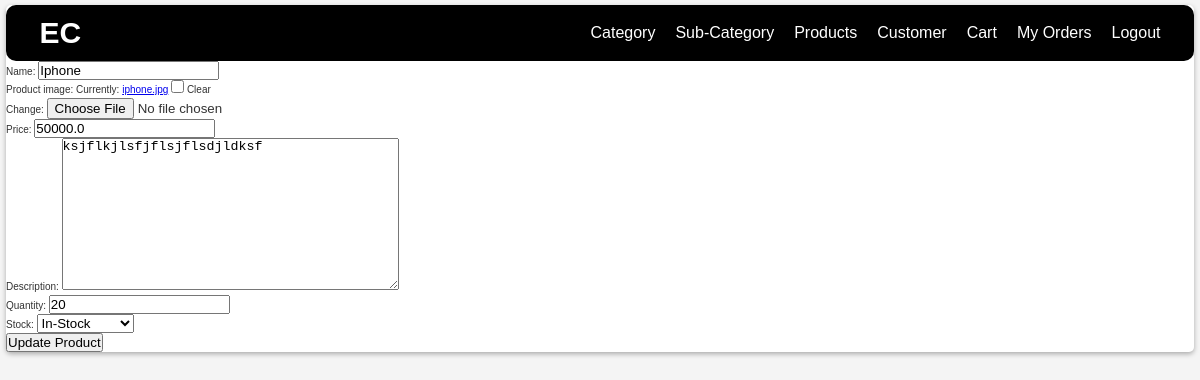
/edit-product/1/ (signed in), run on the app's committed database.
### base/models.py (models this page shows, shortened)
class Product(models.Model):
    STATUS_CHOICES = [
        ('In-Stock', 'In-Stock'),
        ('Out-of-Stock', 'Out-of-Stock'),
    ]
    category = models.ForeignKey(SubCategory, on_delete=models.CASCADE)
    product_id = models.CharField(max_length=10, unique=True, editable=False)
    name = models.CharField(max_length=30)
    product_image = models.ImageField(null=True, blank=True)
    price = models.FloatField()
    description = models.TextField(null=True)
    quantity = models.CharField(max_length=10, null=True, blank=True)
    stock = models.CharField(max_length=20, choices=STATUS_CHOICES, default="In-Stock")
    created_at = models.DateTimeField(auto_now_add=True)
    updated_at = models.DateTimeField(auto_now=True)
    deleted_at = models.DateTimeField(null=True, blank=True)

### base/views.py (the view)
# urls.py: path("edit-product/<int:pk>/", views.editProduct, name="edit-product"),
@superuser_required
def editProduct(request, pk):
    product = Product.objects.get(id=pk)
    form = ProductForm(instance=product)
    if request.method == "POST":
        form = ProductForm(request.POST, request.FILES, instance=product)
        if form.is_valid():
            form.save()
            return redirect("category")
    context = {"form": form, "product": product}
    return render(request, "base/product/edit_product.html", context)

### base/forms.py
class ProductForm(ModelForm):
    class Meta:
        model = Product
        fields = ["name", "product_image", "price", "description", "quantity", "stock"]

### base/utils.py (called while the page is built)
def superuser_required(function):
    return user_passes_test(lambda u: u.is_superuser, login_url='login')(function)

### base/templates/base/product/edit_product.html (shortened to what this page needs)
{% extends "main.html" %}
{% load static %}
{% block content %}
<div>
    <form method="POST" enctype="multipart/form-data">
        {{ form.as_p }}
        <button type="submit">Update Product</button>
    </form>
</div>
{% endblock content %}

### static/styles/main.css (style rules this page uses)
*, *::after, *::before { box-sizing: border-box; padding: 0; margin: 0; }
html { font-size: 62.5%; }
body { font-family: 'Poppins', sans-serif; line-height: 1.6; background-color: #f4f4f4; color: #333; }

### data on the page
Product: name "Iphone", price "50000.0", description "ksjflkjlsfjflsjflsdjldksf", quantity "20", stock "In-Stock"
